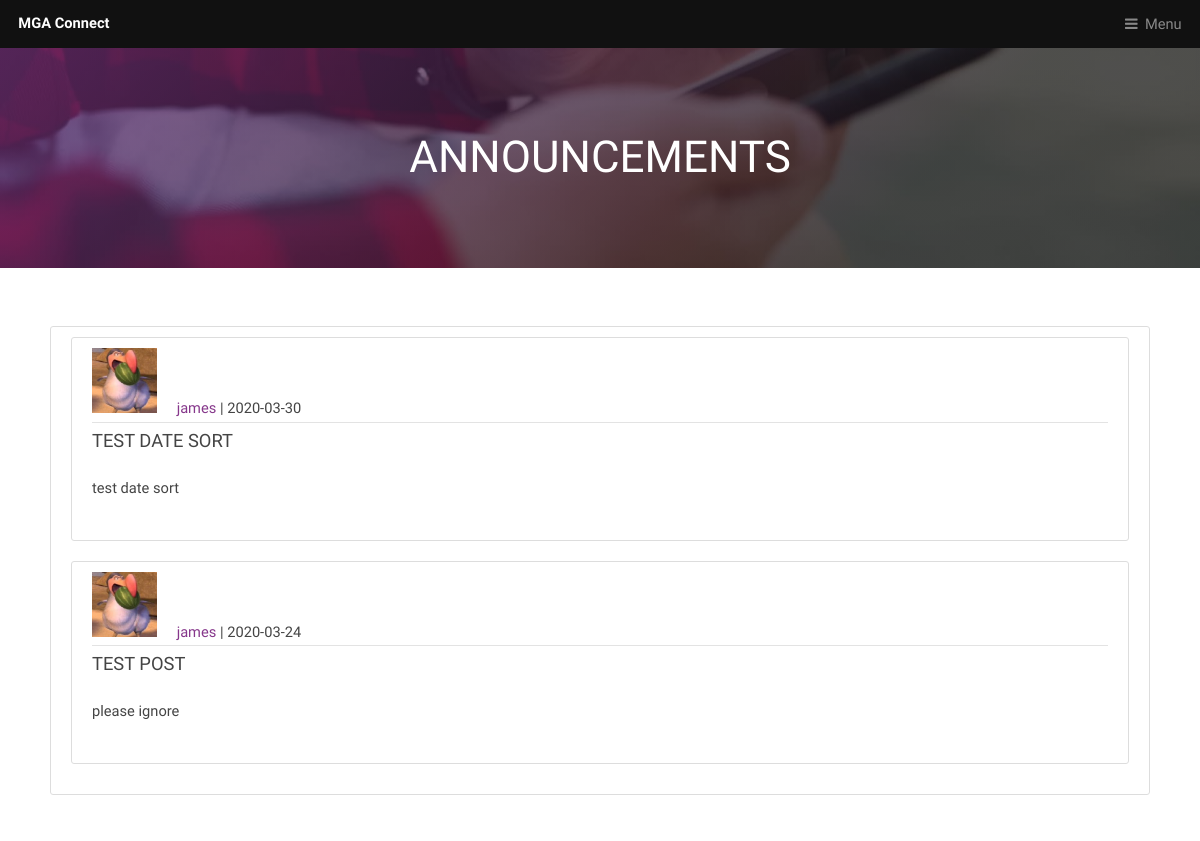
/news (upper part), run on an earlier commit of the app's database.
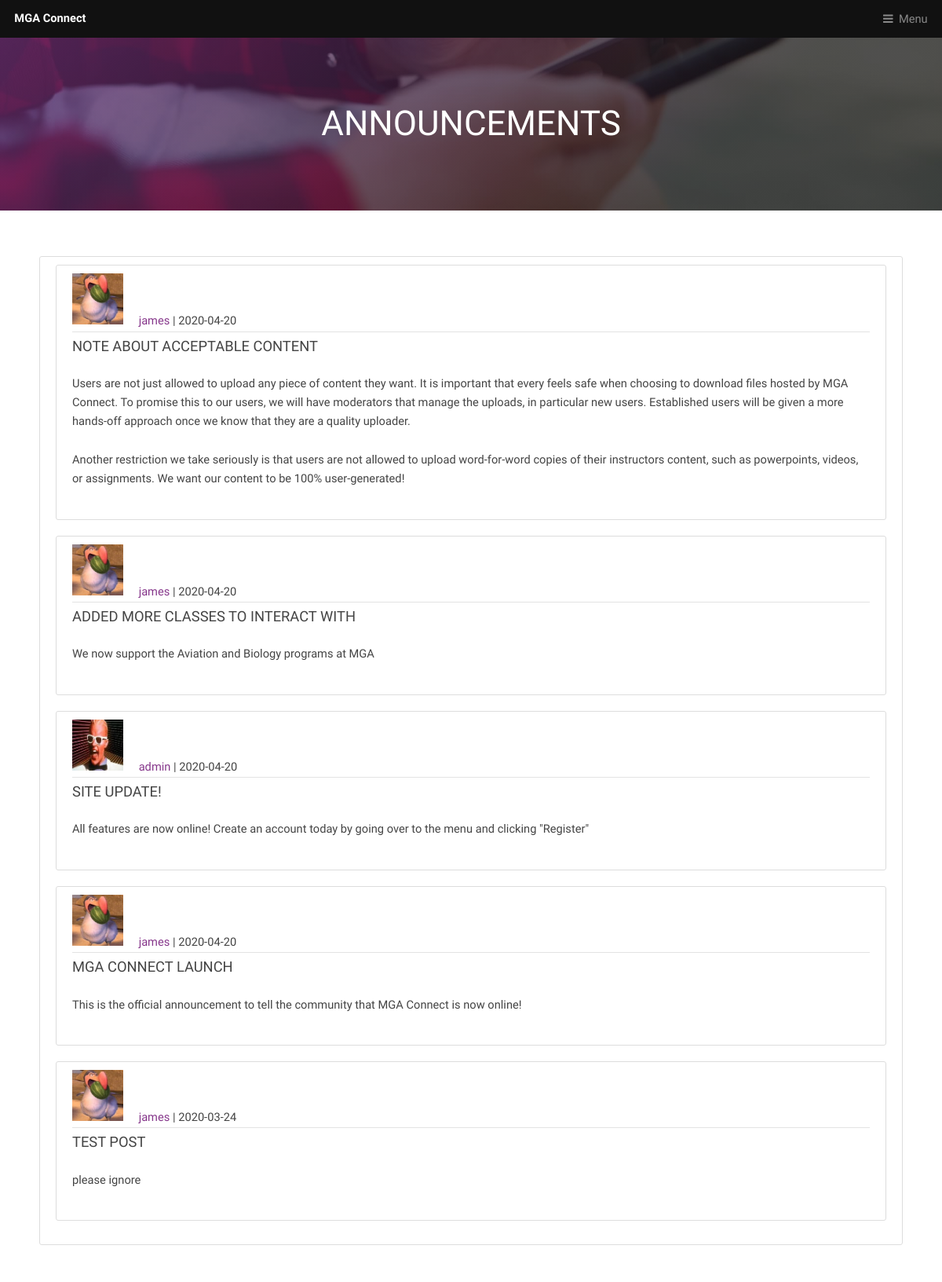
And on a later commit of the database.
### app/models.py (models this page shows, shortened)
class Post(db.Model):
    id = db.Column(db.Integer, primary_key=True)
    title = db.Column(db.String(100), nullable=False)
    date_posted = db.Column(db.DateTime, nullable=False, default=datetime.utcnow)
    content = db.Column(db.Text, nullable=False)
    user_id = db.Column(db.Integer, db.ForeignKey('user.id'), nullable=False)

class User(db.Model, UserMixin):
    id = db.Column(db.Integer, primary_key=True)
    username = db.Column(db.String(20), unique=True, nullable=False)
    stu_id = db.Column(db.String(9), unique=True, nullable=False)
    email = db.Column(db.String(60), unique=True, nullable=False)
    image_file = db.Column(db.String(20), nullable=False, default='default.jpg')
    about_me = db.Column(db.String(250))
    last_seen = db.Column(db.DateTime, default=datetime.today())
    password = db.Column(db.String(30), nullable=False)
    posts = db.relationship('Post', backref='author', lazy=True)
    roles = db.relationship('Role', secondary='user_roles', backref=db.backref('users', lazy='dynamic'))

### app/routes.py (the view)
def news():
    posts = Post.query.order_by(Post.id.desc()).all()
    return render_template('news.html', title='News', posts=posts)

### app/routes.py (called while the page is built)
@app.before_request
def before_request():
    if current_user.is_authenticated:
        current_user.last_seen = datetime.utcnow()
        db.session.commit()

### app/templates/news.html (shortened to what this page needs)
<div id="heading" >
    <h1>Announcements</h1>
</div>
{% extends "template.html" %}
{% block content %}
    <section id="main" class="wrapper">
        <div class="inner">
            <div class="content-section">
                {% for post in posts %}
                    <article class="media content-section">
                        <div class="media-body">
                            <div class="article-metadata">
                                <img class="rounded-circle article-img" src="{{ url_for('static', filename='images/profile_pics/' + post.author.image_file) }}">
                                <a class="mr-2" href="{{ url_for('account', stu_id=post.author.stu_id) }}">{{ post.author.username }}</a>
                                | <small class="text-muted">{{ post.date_posted.strftime('%Y-%m-%d') }}</small>
                            </div>
                            <h3><a class="article-title" href="{{ url_for('post', post_id=post.id) }}">{{ post.title }}</a></h3>
                            <p class="article-content">{{ post.content }}</p>
                        </div>
                    </article>
                {% endfor %}
            </div>
        </div>
    </section>
{% endblock content %}

What changed in the data, as far as the page shows it:
removed Post: image_file (picture), author.username "james", date_posted "2020-03-30", title "TEST DATE SORT", content "test date sort"
added Post: image_file (picture), author.username "james", date_posted "2020-04-20", title "NOTE ABOUT ACCEPTABLE CONTENT", content "Users are not just allowed to upload any piece of content they want. It is important that every feels safe when choosing to download files hosted by MGA Connect. To promise this to our users, we will have moderators that manage the uploads, in particular new users. Established users will be given a more hands-off approach once we know that they are a quality uploader. Another restriction we take seriously is that users are not allowed to upload word-for-word copies of their instructors content, such as powerpoints, videos, or assignments. We want our content to be 100% user-generated!"
added Post: image_file (picture), author.username "james", date_posted "2020-04-20", title "ADDED MORE CLASSES TO INTERACT WITH", content "We now support the Aviation and Biology programs at MGA"
added Post: image_file (picture), author.username "admin", date_posted "2020-04-20", title "SITE UPDATE!", content "All features are now online! Create an account today by going over to the menu and clicking \"Register\""
added Post: image_file (picture), author.username "james", date_posted "2020-04-20", title "MGA CONNECT LAUNCH", content "This is the official announcement to tell the community that MGA Connect is now online!"
